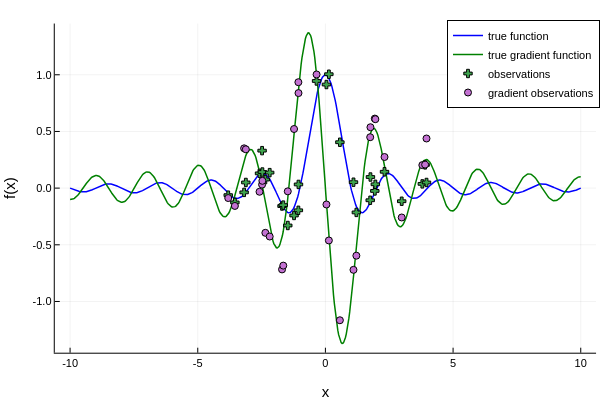

The cell this chart's notebook holds for it:
### Markdown cell above
## Plot Data

### Code cell
"Data visualization";
plot(xtest_plot, f_true_plot, linewidth=1.5, label="true function", color =:blue)
plot!(xtest_plot, gf_true_plot, linewidth=1.5, label="true gradient function", color =:green)
scatter!(xtrain, ytrain, alpha=1, label="observations", ms=3.5, marker=:cross, legend=:topright)
scatter!(xtrain, ωtrain, alpha=1, label="gradient observations", ms=3.5, marker=:circle, legend=:topright)
xlabel!("x")
ylabel!("f(x)")

### Figure 1 — Plotly figure (JSON) as saved in the notebook; plotly's stock layout.template omitted (floating-point values rounded to 4 significant figures; data arrays with more than 128 entries replaced by an {"elided": "..."} marker saying what was removed)
{"data": [{"colorbar": {"len": 0.9143, "title": "", "x": 0.9934, "y": 0.533}, "legendgroup": "true function", "line": {"color": "rgba(0, 0, 255, 1.000)", "dash": "solid", "shape": "linear", "width": 1.5}, "mode": "lines", "name": "true function", "showlegend": true, "type": "scatter", "x": {"elided": "600 float values"}, "xaxis": "x", "y": {"elided": "600 float values"}, "yaxis": "y"}, {"colorbar": {"len": 0.9143, "title": "", "x": 0.9934, "y": 0.533}, "legendgroup": "true gradient function", "line": {"color": "rgba(0, 128, 0, 1.000)", "dash": "solid", "shape": "linear", "width": 1.5}, "mode": "lines", "name": "true gradient function", "showlegend": true, "type": "scatter", "x": {"elided": "600 float values"}, "xaxis": "x", "y": {"elided": "600 float values"}, "yaxis": "y"}, {"colorbar": {"len": 0.9143, "title": "", "x": 0.9934, "y": 0.533}, "legendgroup": "observations", "marker": {"color": "rgba(62, 164, 78, 1.000)", "line": {"color": "rgba(0, 0, 0, 1.000)", "width": 1}, "size": 7, "symbol": "cross"}, "mode": "markers", "name": "observations", "showlegend": true, "type": "scatter", "x": [-3.807, -3.546, -3.184, -3.117, -2.581, -2.48, -2.468, -2.352, -2.183, -1.699, -1.65, -1.474, -1.228, -1.059, -1.055, -0.3466, 0.0399, 0.1353, 0.5668, 1.099, 1.212, 1.754, 1.763, 1.935, 1.956, 2.315, 2.988, 3.796, 3.905, 3.96], "xaxis": "x", "y": [-0.06197, -0.1263, -0.03755, 0.05005, 0.1302, 0.3307, 0.142, 0.07574, 0.1369, -0.158, -0.1498, -0.3297, -0.2414, -0.1957, 0.03258, 0.9454, 0.9138, 1.005, 0.4048, 0.05222, -0.2144, -0.1072, 0.09804, -0.02486, 0.03378, 0.1445, -0.1156, 0.03754, 0.205, 0.04985], "yaxis": "y"}, {"colorbar": {"len": 0.9143, "title": "", "x": 0.9934, "y": 0.533}, "legendgroup": "gradient observations", "marker": {"color": "rgba(195, 113, 210, 1.000)", "line": {"color": "rgba(0, 0, 0, 1.000)", "width": 1}, "size": 7, "symbol": "circle"}, "mode": "markers", "name": "gradient observations", "showlegend": true, "type": "scatter", "x": [-3.807, -3.546, -3.184, -3.117, -2.581, -2.48, -2.468, -2.352, -2.183, -1.699, -1.65, -1.474, -1.228, -1.059, -1.055, -0.3466, 0.0399, 0.1353, 0.5668, 1.099, 1.212, 1.754, 1.763, 1.935, 1.956, 2.315, 2.988, 3.796, 3.905, 3.96], "xaxis": "x", "y": [-0.08756, -0.1572, 0.3509, 0.3425, -0.03214, 0.03085, 0.06433, -0.3943, -0.427, -0.7172, -0.6836, -0.02839, 0.5216, 0.9345, 0.8385, 1.003, -0.1444, -0.4618, -1.166, -0.7208, -0.596, 0.4492, 0.5371, 0.6135, 0.6082, 0.2746, -0.259, 0.2029, 0.2074, 0.4379], "yaxis": "y"}], "layout": {"annotations": [], "height": 400, "legend": {"bgcolor": "rgba(255, 255, 255, 1.000)", "bordercolor": "rgba(0, 0, 0, 1.000)", "borderwidth": 1, "font": {"color": "rgba(0, 0, 0, 1.000)", "family": "sans-serif", "size": 11}, "title": {"font": {"color": "rgba(0, 0, 0, 1.000)", "family": "sans-serif", "size": 15}, "text": ""}, "tracegroupgap": 0, "traceorder": "normal", "x": 1, "xanchor": "right", "y": 1, "yanchor": "top"}, "margin": {"b": 20, "l": 0, "r": 0, "t": 20}, "paper_bgcolor": "rgba(255, 255, 255, 1.000)", "plot_bgcolor": "rgba(255, 255, 255, 1.000)", "showlegend": true, "width": 600, "xaxis": {"anchor": "y", "domain": [0.09128, 0.9934], "gridcolor": "rgba(0, 0, 0, 0.100)", "gridwidth": 0.5, "linecolor": "rgba(0, 0, 0, 1.000)", "mirror": false, "range": [-10.6, 10.6], "showgrid": true, "showline": true, "showticklabels": true, "tickangle": 0, "tickcolor": "rgb(0, 0, 0)", "tickfont": {"color": "rgba(0, 0, 0, 1.000)", "family": "sans-serif", "size": 11}, "tickmode": "array", "ticks": "inside", "ticktext": ["-10", "-5", "0", "5", "10"], "tickvals": [-10, -5, 0, 5, 10], "title": "x", "titlefont": {"color": "rgba(0, 0, 0, 1.000)", "family": "sans-serif", "size": 15}, "type": "-", "visible": true, "zeroline": false, "zerolinecolor": "rgba(0, 0, 0, 1.000)"}, "yaxis": {"anchor": "x", "domain": [0.07581, 0.9902], "gridcolor": "rgba(0, 0, 0, 0.100)", "gridwidth": 0.5, "linecolor": "rgba(0, 0, 0, 1.000)", "mirror": false, "range": [-1.452, 1.452], "showgrid": true, "showline": true, "showticklabels": true, "tickangle": 0, "tickcolor": "rgb(0, 0, 0)", "tickfont": {"color": "rgba(0, 0, 0, 1.000)", "family": "sans-serif", "size": 11}, "tickmode": "array", "ticks": "inside", "ticktext": ["-1.0", "-0.5", "0.0", "0.5", "1.0"], "tickvals": [-1, -0.5, 0, 0.5, 1], "title": "f(x)", "titlefont": {"color": "rgba(0, 0, 0, 1.000)", "family": "sans-serif", "size": 15}, "type": "-", "visible": true, "zeroline": false, "zerolinecolor": "rgba(0, 0, 0, 1.000)"}}}
